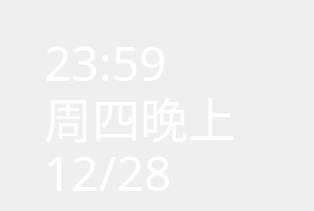
    <widget class="QWidget" name="desktopPage0">
     <widget class="QWidget" name="layoutWidget">
      <property name="geometry">
       <rect>
        <x>44</x>
        <y>35</y>
        <width>261</width>
        <height>167</height>
       </rect>
      </property>
      <layout class="QVBoxLayout" name="timeBoxLayout">
       <property name="spacing">
        <number>0</number>
       </property>
       <property name="sizeConstraint">
        <enum>QLayout::SetMinimumSize</enum>
       </property>
       <item>
        <widget class="QLabel" name="timeTimerEdit2">
         <property name="minimumSize">
          <size>
           <width>150</width>
           <height>55</height>
          </size>
         </property>
         <property name="maximumSize">
          <size>
           <width>150</width>
           <height>55</height>
          </size>
         </property>
         <property name="font">
          <font>
           <family>MiSans ExtraLight</family>
           <pointsize>36</pointsize>
           <weight>50</weight>
           <bold>false</bold>
          </font>
         </property>
         <property name="styleSheet">
          <string notr="true">
    /* 设置字体颜色为纯白色 */
    color: white;
    /* 设置背景完全透明 */
    background-color: transparent;
    /* 可选：移除默认边框（如果需要完全透明的视觉效果） */
    border: none;

</string>
         </property>
         <property name="text">
          <string>23:59</string>
         </property>
         <property name="alignment">
          <set>Qt::AlignLeading|Qt::AlignLeft|Qt::AlignVCenter</set>
         </property>
        </widget>
       </item>
       <item>
        <widget class="QLabel" name="weekTimeLabel">
         <property name="minimumSize">
          <size>
           <width>240</width>
           <height>55</height>
          </size>
         </property>
         <property name="maximumSize">
          <size>
           <width>240</width>
           <height>55</height>
          </size>
         </property>
         <property name="font">
          <font>
           <family>MiSans ExtraLight</family>
           <pointsize>36</pointsize>
          </font>
         </property>
         <property name="styleSheet">
          <string notr="true">/* 设置字体颜色为纯白色 */
    color: white;
    /* 设置背景完全透明 */
    background-color: transparent;
    /* 可选：移除默认边框（如果需要完全透明的视觉效果） */
    border: none;</string>
         </property>
         <property name="text">
          <string>周四晚上</string>
         </property>
        </widget>
       </item>
       <item>
        <widget class="QLabel" name="dateLabel">
         <property name="minimumSize">
          <size>
           <width>160</width>
           <height>55</height>
          </size>
         </property>
         <property name="maximumSize">
          <size>
           <width>160</width>
           <height>55</height>
          </size>
         </property>
         <property name="font">
          <font>
           <family>MiSans ExtraLight</family>
           <pointsize>36</pointsize>
          </font>
         </property>
         <property name="styleSheet">
          <string notr="true">/* 设置字体颜色为纯白色 */
    color: white;
    /* 设置背景完全透明 */
    background-color: transparent;
    /* 可选：移除默认边框（如果需要完全透明的视觉效果） */
    border: none;</string>
         </property>
         <property name="text">
          <string>12/28</string>
         </property>
        </widget>
       </item>
      </layout>
     </widget>
    </widget>
